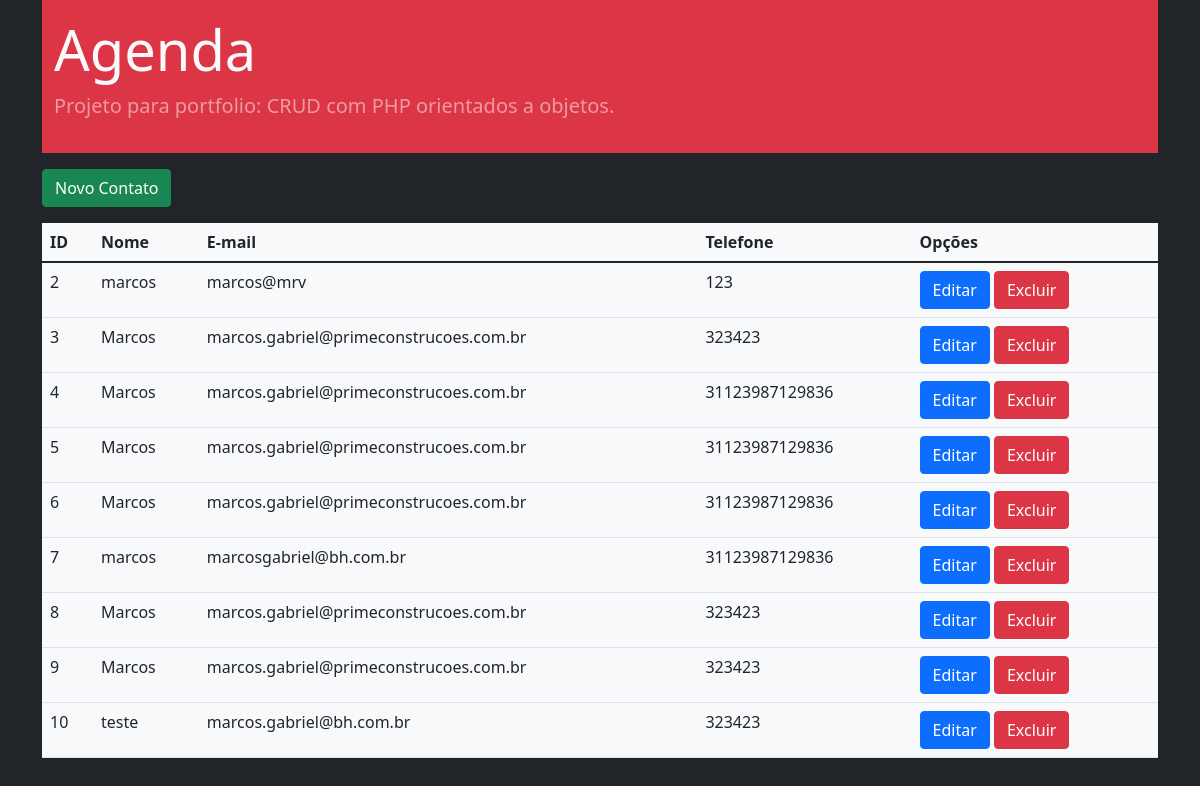
The page / on the database its author committed.
### tables this page shows
CREATE TABLE `contatos` (
  `id` int(11) NOT NULL,
  `nome` varchar(25) NOT NULL,
  `email` varchar(45) NOT NULL,
  `telefone` varchar(15) NOT NULL
);

### index.php (called while the page is built, shortened)
<?php
$contatos = Contato::getContatos();
include __DIR__.'/includes/header.php';
include __DIR__.'/includes/listagem.php';
include __DIR__.'/includes/footer.php';
?>

### app/Db/Database.php (called while the page is built, shortened)
<?php
class Database{
    private $table;
    private $connection;
    public function __construct($tabl = null){
        $this->table = $tabl;
    }
    private function setConnection(){
        try {
            $this->connection = new PDO('mysql:host='.self::HOST.';dbname='.self::NAME,self::USER,self::PASS);
            $this->connection->setAttribute(PDO::ATTR_ERRMODE,PDO::ERRMODE_EXCEPTION);
        } catch (PDOException $e) {
            die('ERROR: '.$e->getMessage());
        }
    }
    public function execute($query,$params = []){
        try{
            $statement = $this->connection->prepare($query);
            $statement->execute($params);
            return $statement;
        }catch (PDOException $e) {
            die('ERROR: '.$e->getMessage());
        }
    }
    public function select($where = null, $order = null, $limit = null, $fields = '*'){
        $where = strlen($where) ? 'WHERE '.$where : '';
        $order = strlen($order) ? 'ORDER BY '.$order : '';
        $limit = strlen($limit) ? 'LIMIT '.$limit : '';
        $query = 'SELECT '.$fields.' FROM '.$this->table.' '.$where.' '.$order.' '.$limit;
        return $this->execute($query);
    }
}
?>

### app/Entity/Contato.php (called while the page is built, shortened)
<?php
class Contato{
    public static function getContatos($where = null, $order = null, $limit = null){
        return (new Database('contatos'))->select($where,$order,$limit)
                                         ->fetchAll(PDO::FETCH_CLASS,self::class);
    }
}
?>

### includes/listagem.php (the view, shortened to what this page needs)
<?php
$resultados = '';
    foreach($contatos as $contato){
        $resultados .= '<tr>
                            <td>'.$contato->id.'</td>
                            <td>'.$contato->nome.'</td>
                            <td>'.$contato->email.'</td>
                            <td>'.$contato->telefone.'</td>
                            <td>
                                <a href="editar.php?id='.$contato->id.'"><button type="button" class="btn btn-primary">Editar</button></a>
                                <a href="excluir.php?id='.$contato->id.'"><button type="button" class="btn btn-danger">Excluir</button></a>
                            </td>
                        </tr>';
    }
    $resultados = strlen($resultados) ? $resultados : '<tr>
                                                            <td colspan="5" class="text-center">Nenhum contato encontrado</td>
                                                       </tr>';
?>
<main>
    <section>
        <a href="cadastrar.php">
            <button class="btn btn-success">Novo Contato</button>
        </a>
    </section>
    <section>
        <table class="table bg-light mt-3">
            <thead>
                <th>ID</th>
                <th>Nome</th>
                <th>E-mail</th>
                <th>Telefone</th>
                <th>Opções</th>
            </thead>
            <tbody>
                <?=$resultados?>
            </tbody>
        </table>
    </section>
</main>

### includes/header.php (shortened to what this page needs)
<html lang="en">
  <head>
    <link  rel="stylesheet" href="https://cdn.jsdelivr.net/npm/bootstrap@5.1.3/dist/css/bootstrap.min.css">
  </head>
  <body class="bg-dark text-light">
      <div class="container">
        <div class="jumbotron jumbotron-fluid bg-danger">
            <div class="container pt-3 mb-3 pb-3">
                <h1 class="display-4">Agenda</h1>
                <p class="lead text-white-50">Projeto para portfolio: CRUD com PHP orientados a objetos.</p>
            </div>
        </div>

### includes/footer.php (shortened to what this page needs)
    </div>
    </body>
</html>

### rows shown on the page
contatos: id "2", nome "marcos", email "marcos@mrv", telefone "123"
contatos: id "3", nome "Marcos", email "marcos.gabriel@primeconstrucoes.com.br", telefone "323423"
contatos: id "4", nome "Marcos", email "marcos.gabriel@primeconstrucoes.com.br", telefone "31123987129836"
contatos: id "5", nome "Marcos", email "marcos.gabriel@primeconstrucoes.com.br", telefone "31123987129836"
contatos: id "6", nome "Marcos", email "marcos.gabriel@primeconstrucoes.com.br", telefone "31123987129836"
contatos: id "7", nome "marcos", email "marcosgabriel@bh.com.br", telefone "31123987129836"
contatos: id "8", nome "Marcos", email "marcos.gabriel@primeconstrucoes.com.br", telefone "323423"
contatos: id "9", nome "Marcos", email "marcos.gabriel@primeconstrucoes.com.br", telefone "323423"
contatos: id "10", nome "teste", email "marcos.gabriel@bh.com.br", telefone "323423"
